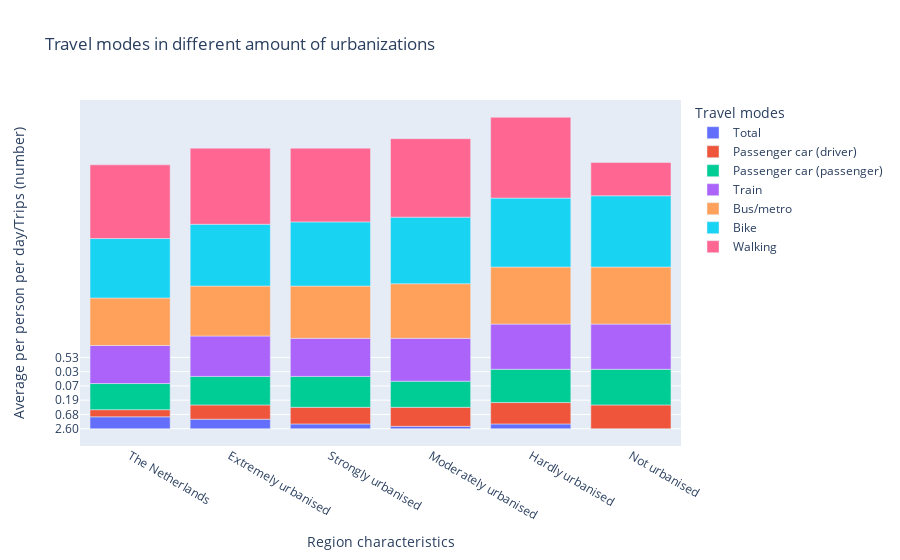

Here is the notebook cell this chart was saved with:
### Code cell
fig = px.bar(df_all_motives[df_all_motives['Periods']==2019], x='Region characteristics', y='Average per person per day/Trips (number)', color='Travel modes', 
             title="Travel modes in different amount of urbanizations")
#fig.update_yaxes()
fig.update_yaxes(categoryorder='total descending')
fig.update_layout#(xaxis={'categoryorder':'total descending'})
fig.update_traces(textposition='outside')

### Figure 1 — Plotly figure (JSON) as saved in the notebook; plotly's stock layout.template omitted (floating-point values rounded to 4 significant figures)
{"data": [{"alignmentgroup": "True", "hovertemplate": "Travel modes=Total<br>Region characteristics=%{x}<br>Average per person per day/Trips (number)=%{y}<extra></extra>", "legendgroup": "Total", "marker": {"color": "#636efa", "pattern": {"shape": ""}}, "name": "Total", "offsetgroup": "Total", "orientation": "v", "showlegend": true, "textposition": "outside", "type": "bar", "x": ["The Netherlands", "Extremely urbanised", "Strongly urbanised", "Moderately urbanised", "Hardly urbanised", "Not urbanised"], "xaxis": "x", "y": ["    2.68", "    2.58", "    2.71", "    2.77", "    2.71", "    2.60"], "yaxis": "y"}, {"alignmentgroup": "True", "hovertemplate": "Travel modes=Passenger car (driver)<br>Region characteristics=%{x}<br>Average per person per day/Trips (number)=%{y}<extra></extra>", "legendgroup": "Passenger car (driver)", "marker": {"color": "#EF553B", "pattern": {"shape": ""}}, "name": "Passenger car (driver)", "offsetgroup": "Passenger car (driver)", "orientation": "v", "showlegend": true, "textposition": "outside", "type": "bar", "x": ["The Netherlands", "Extremely urbanised", "Strongly urbanised", "Moderately urbanised", "Hardly urbanised", "Not urbanised"], "xaxis": "x", "y": ["    1.02", "    0.68", "    1.03", "    1.14", "    1.22", "    1.26"], "yaxis": "y"}, {"alignmentgroup": "True", "hovertemplate": "Travel modes=Passenger car (passenger)<br>Region characteristics=%{x}<br>Average per person per day/Trips (number)=%{y}<extra></extra>", "legendgroup": "Passenger car (passenger)", "marker": {"color": "#00cc96", "pattern": {"shape": ""}}, "name": "Passenger car (passenger)", "offsetgroup": "Passenger car (passenger)", "orientation": "v", "showlegend": true, "textposition": "outside", "type": "bar", "x": ["The Netherlands", "Extremely urbanised", "Strongly urbanised", "Moderately urbanised", "Hardly urbanised", "Not urbanised"], "xaxis": "x", "y": ["    0.26", "    0.19", "    0.28", "    0.26", "    0.30", "    0.29"], "yaxis": "y"}, {"alignmentgroup": "True", "hovertemplate": "Travel modes=Train<br>Region characteristics=%{x}<br>Average per person per day/Trips (number)=%{y}<extra></extra>", "legendgroup": "Train", "marker": {"color": "#ab63fa", "pattern": {"shape": ""}}, "name": "Train", "offsetgroup": "Train", "orientation": "v", "showlegend": true, "textposition": "outside", "type": "bar", "x": ["The Netherlands", "Extremely urbanised", "Strongly urbanised", "Moderately urbanised", "Hardly urbanised", "Not urbanised"], "xaxis": "x", "y": ["    0.09", "    0.14", "    0.09", "    0.07", "    0.05", "    0.05"], "yaxis": "y"}, {"alignmentgroup": "True", "hovertemplate": "Travel modes=Bus/metro<br>Region characteristics=%{x}<br>Average per person per day/Trips (number)=%{y}<extra></extra>", "legendgroup": "Bus/metro", "marker": {"color": "#FFA15A", "pattern": {"shape": ""}}, "name": "Bus/metro", "offsetgroup": "Bus/metro", "orientation": "v", "showlegend": true, "textposition": "outside", "type": "bar", "x": ["The Netherlands", "Extremely urbanised", "Strongly urbanised", "Moderately urbanised", "Hardly urbanised", "Not urbanised"], "xaxis": "x", "y": ["    0.08", "    0.17", "    0.06", "    0.04", "    0.03", "    0.03"], "yaxis": "y"}, {"alignmentgroup": "True", "hovertemplate": "Travel modes=Bike<br>Region characteristics=%{x}<br>Average per person per day/Trips (number)=%{y}<extra></extra>", "legendgroup": "Bike", "marker": {"color": "#19d3f3", "pattern": {"shape": ""}}, "name": "Bike", "offsetgroup": "Bike", "orientation": "v", "showlegend": true, "textposition": "outside", "type": "bar", "x": ["The Netherlands", "Extremely urbanised", "Strongly urbanised", "Moderately urbanised", "Hardly urbanised", "Not urbanised"], "xaxis": "x", "y": ["    0.72", "    0.81", "    0.74", "    0.75", "    0.66", "    0.53"], "yaxis": "y"}, {"alignmentgroup": "True", "hovertemplate": "Travel modes=Walking<br>Region characteristics=%{x}<br>Average per person per day/Trips (number)=%{y}<extra></extra>", "legendgroup": "Walking", "marker": {"color": "#FF6692", "pattern": {"shape": ""}}, "name": "Walking", "offsetgroup": "Walking", "orientation": "v", "showlegend": true, "textposition": "outside", "type": "bar", "x": ["The Netherlands", "Extremely urbanised", "Strongly urbanised", "Moderately urbanised", "Hardly urbanised", "Not urbanised"], "xaxis": "x", "y": ["    0.40", "    0.50", "    0.40", "    0.38", "    0.34", "    0.30"], "yaxis": "y"}], "layout": {"barmode": "relative", "legend": {"title": {"text": "Travel modes"}, "tracegroupgap": 0}, "title": {"text": "Travel modes in different amount of urbanizations"}, "xaxis": {"anchor": "y", "domain": [0, 1], "title": {"text": "Region characteristics"}}, "yaxis": {"anchor": "x", "categoryorder": "total descending", "domain": [0, 1], "title": {"text": "Average per person per day/Trips (number)"}}}}
